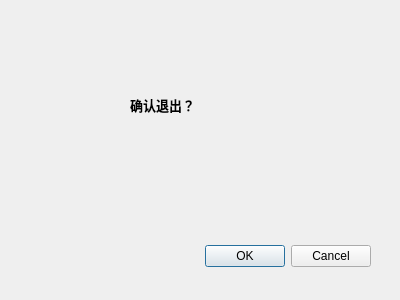
<?xml version="1.0" encoding="UTF-8"?>
<ui version="4.0">
 <class>return</class>
 <widget class="QDialog" name="return">
  <property name="geometry">
   <rect>
    <x>0</x>
    <y>0</y>
    <width>400</width>
    <height>300</height>
   </rect>
  </property>
  <property name="windowTitle">
   <string>Dialog</string>
  </property>
  <widget class="QDialogButtonBox" name="return_yes">
   <property name="geometry">
    <rect>
     <x>30</x>
     <y>240</y>
     <width>341</width>
     <height>32</height>
    </rect>
   </property>
   <property name="orientation">
    <enum>Qt::Horizontal</enum>
   </property>
   <property name="standardButtons">
    <set>QDialogButtonBox::Cancel|QDialogButtonBox::Ok</set>
   </property>
  </widget>
  <widget class="QLabel" name="label">
   <property name="geometry">
    <rect>
     <x>130</x>
     <y>80</y>
     <width>131</width>
     <height>51</height>
    </rect>
   </property>
   <property name="text">
    <string>&lt;html&gt;&lt;head/&gt;&lt;body&gt;&lt;p&gt;&lt;span style=&quot; font-size:10pt; font-weight:600;&quot;&gt;确认退出？&lt;/span&gt;&lt;/p&gt;&lt;/body&gt;&lt;/html&gt;</string>
   </property>
  </widget>
 </widget>
 <resources/>
 <connections>
  <connection>
   <sender>return_yes</sender>
   <signal>accepted()</signal>
   <receiver>return</receiver>
   <slot>accept()</slot>
   <hints>
    <hint type="sourcelabel">
     <x>248</x>
     <y>254</y>
    </hint>
    <hint type="destinationlabel">
     <x>157</x>
     <y>274</y>
    </hint>
   </hints>
  </connection>
  <connection>
   <sender>return_yes</sender>
   <signal>rejected()</signal>
   <receiver>return</receiver>
   <slot>reject()</slot>
   <hints>
    <hint type="sourcelabel">
     <x>316</x>
     <y>260</y>
    </hint>
    <hint type="destinationlabel">
     <x>286</x>
     <y>274</y>
    </hint>
   </hints>
  </connection>
 </connections>
</ui>
